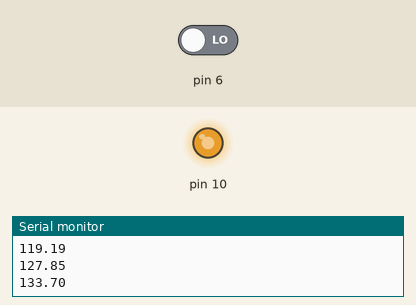
This sketch was run on a simulated Arduino Uno, built with avr-gcc and run on an emulated ATmega328P. Parts: output pins drawn as LEDs (lit = HIGH), the last lines printed to the serial monitor. The inputs (shaded band) are chosen by the test bench; at power-on: pin 6 LOW.

Above: at 1.2 s.
1.3 s: pin 6 driven HIGH
At 2.5 s:
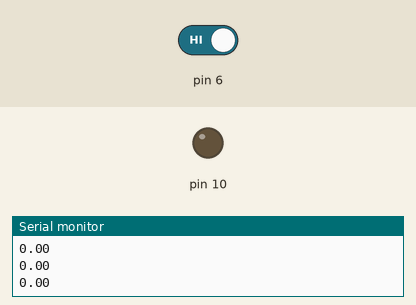
2.8 s: pin 6 driven LOW
At 2.95 s:
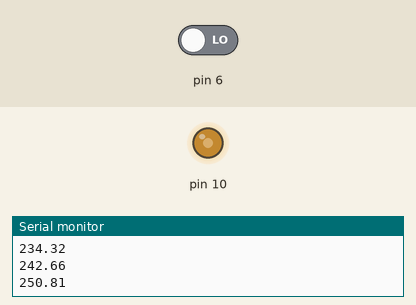
Timing chart, 0 to 11.8 s (numbered marks = the images above; inputs shaded):
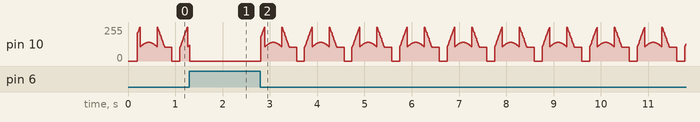

The sketch:

led_panic.ino
```cpp
/*
  Sine fade
  Takes a linear input from an analog sensor
  and produces a sinusoidal fade curve

  created 30 Jan 2019
  by Tom Igoe and lighting & interactivity 2019 class
*/

int intensity = 255;
int change = 4;
void setup() {
  Serial.begin(9600);
      pinMode(2, INPUT);
}

void loop() {
  if (intensity <= 0 || intensity >= 255) {
    change = -change;
  }

  intensity = intensity +  change;
  float result = sineFade1(intensity, 0, 255);
     if (digitalRead(6) == HIGH) {
   result = 0;
  }
  analogWrite(10, result);

  if (result == 189.31) {
    delay(500);
  } else {
    delay(5);
  }

  Serial.println(result);
}

float sineFade1(int inValue, int minValue, int maxValue) {
  float angle = map(inValue, minValue, maxValue, 0, 179);

  if (angle >= 60) {
    float result = (sin((angle * PI / 180) + PI / 2) + 1) * 172.5;
    return result;
  } else {
    float result = (sin((angle * PI / 180) + PI / 2) + 1) * 70;
    return result;
  }

}
```

Measured:
- after the input at 2.8 s, pin 10: 0/255 → 175/255 at once, then moves between 0/255 and 255/255, repeating every 1.0 s
